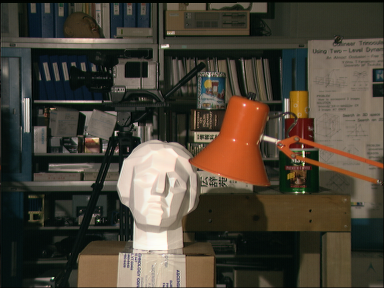
#> input picture data/tsukuba0.ppm, 384 x 288 px, found by its file name
$ python code.py
#> lines starting #> are read from the running program, lines starting #| are printed output that depends on the picture
# -*- coding: utf-8 -*-
"""
Created on Thu Mar 21 22:50:16 2019

@author: SARATHKUMAR
"""

import cv2
import numpy as np
#read stereo images
# =============================================================================
# imL=cv2.imread('map0.pgm',-1).astype('float32')/255.0
# imR=cv2.imread('map1.pgm',-1).astype('float32')/255.0
# #Ground-truth
# imGT=cv2.imread('disp0.pgm',-1)
# =============================================================================

imL=cv2.imread('tsukuba0.ppm',0).astype('float32')/255.0
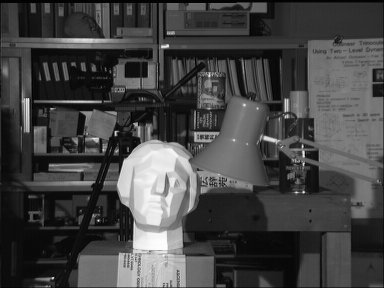
#> imL: shape (288, 384) float32; min 0, max 0.992, mean 0.268
imR=cv2.imread('tsukuba1.ppm',0).astype('float32')/255.0
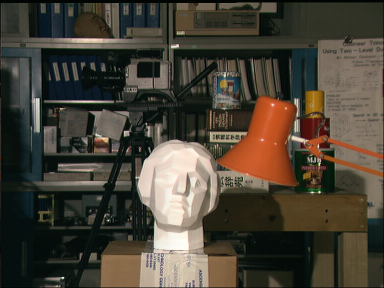
#> input picture data/tsukuba1.ppm, 384 x 288 px, found by its file name
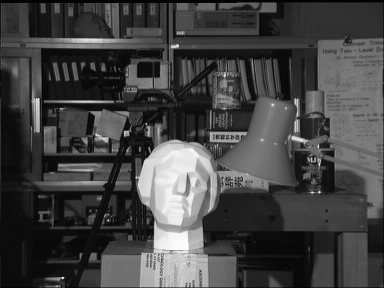
#> imR: shape (288, 384) float32; min 0, max 0.992, mean 0.264
#Ground-truth
imGT=cv2.imread('disp0.pgm',-1)
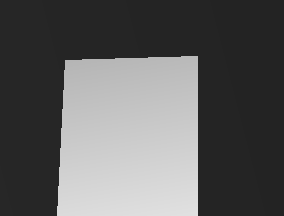
#> input picture data/disp0.pgm, 284 x 216 px, found by its file name
#> imGT is the input picture: shape (216, 284); min 35, max 225, mean 95.1

k=31 # no of disparity levels
B=5# Patch size of 2B+1 x 2B+1

D      = np.ones( list( imL.shape )+[ k ] )
d_list = [ int( x ) for x in np.linspace( 0, k-1, k ) ]

for d in d_list:
    sq_diff = np.square( imR[ :, d: ] - imL[ :, 0:imL.shape[ 1 ] - d ] )
    result  = np.zeros_like(sq_diff)
    padded  = np.pad( sq_diff, B, mode = 'constant' )
    for r in range( B, padded.shape[ 0 ] - B ):
        for c in range( B, padded.shape[ 1 ] - B):
            vals = [ padded[ rr ][ cc ] for rr in range( r-B, r+B+1 ) for cc in range( c-B, c+B+1 ) ]
#> (the run stopped early here; a loop or call above may not have finished)
